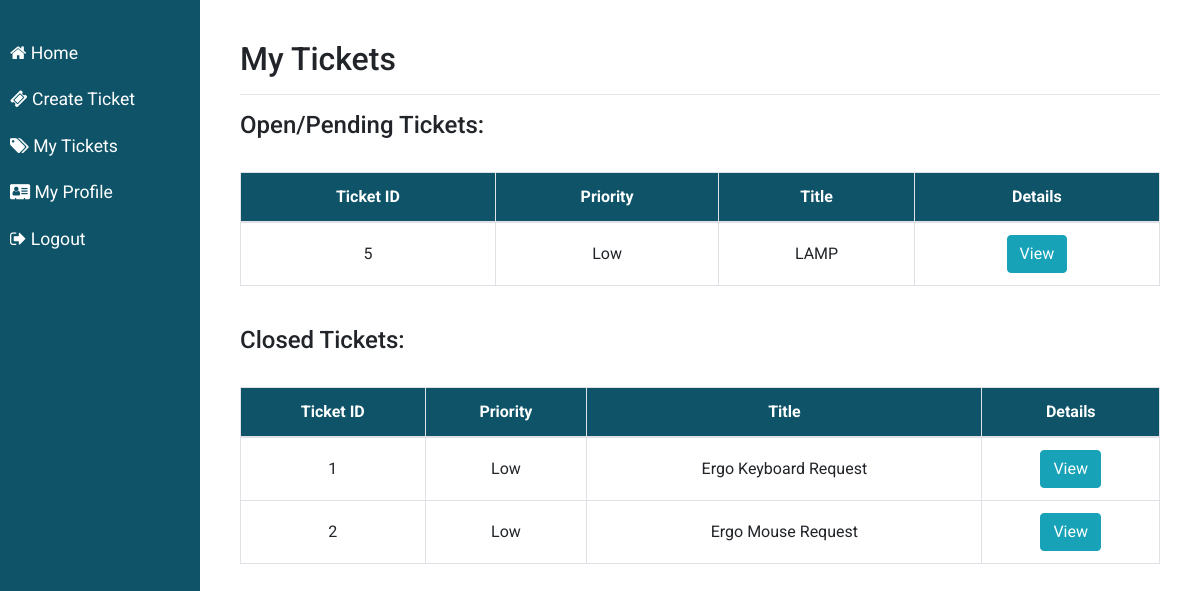
The page /version3/my_tickets.php (signed in) on the database its author committed.
### tables this page shows
CREATE TABLE `tickets` (
  `ticket_id` smallint(6) NOT NULL,
  `username` varchar(100) NOT NULL,
  `date_created` timestamp NOT NULL DEFAULT current_timestamp(),
  `priority` varchar(20) NOT NULL,
  `title` varchar(255) NOT NULL,
  `description` text NOT NULL,
  `assigned_to` varchar(100) DEFAULT NULL,
  `status` varchar(100) NOT NULL DEFAULT 'Open'
);

### version3/classes/Ticket.php (called while the page is built, shortened)
<?php
class Ticket extends Database {
    function getMyOpenTickets($con, $username) {
        $query = "SELECT ticket_id, date_created, username, priority, title, description, assigned_to, status
                FROM tickets
                WHERE username = '$username' AND status != 'Closed'
                ORDER BY status DESC ";
        if ($result = mysqli_query($con, $query)) {
            return $result;
        } else {
            $this->error = "Error processing query. " . mysqli_error($con);
            return NULL;
        }
    }
    function getMyClosedTickets($con, $username) {
        $query = "SELECT ticket_id, date_created, username, priority, title, description, assigned_to, status
                FROM tickets
                WHERE username = '$username' AND status = 'Closed' ";
        if ($result = mysqli_query($con, $query)) {
            return $result;
        } else {
            $this->error = "Error processing query. " . mysqli_error($con);
            return NULL;
        }
    }
}

### version3/my_tickets.php (the view, shortened to what this page needs)
<?php
require_once('functions.php');
?>
<!DOCTYPE html>
<html>
<head>
    <link rel="stylesheet" href="https://maxcdn.bootstrapcdn.com/bootstrap/4.5.2/css/bootstrap.min.css">
    <link rel="stylesheet" href="https://cdnjs.cloudflare.com/ajax/libs/font-awesome/4.7.0/css/font-awesome.min.css">
    <link rel="stylesheet" href="styles/stylesheet.css">
</head>
  <body>
    <div class="wrapper">
        <nav id="desktopNav">
            <ul class="list-unstyled components">
                <li><a href="index.php"><i class="fa fa-home" aria-hidden="true"></i> Home</a>
                <?php
                    if ($_SESSION['Access'] == 1) {showNonITMenu();
                    } elseif ($_SESSION['Access'] == 2) {showITSupportMenu();
                    } elseif ($_SESSION['Access'] == 3) {showITManagerMenu();}
                ?>
                <li><a href="logout.php"><i class="fa fa-sign-out" aria-hidden="true"></i> Logout</a></li>
            </ul>
        </nav>
        <div id="content">
            <h2>My Tickets</h2><hr>
            <?php
                require('classes/Ticket.php');
                $ticket = new Ticket();
                $con = $ticket->connect();
                $myOpenTickets = $ticket->getMyOpenTickets($con, $_SESSION['Username']);
                if ($myOpenTickets != NULL) {
                    echo "<h4>Open/Pending Tickets:</h4><br>";
                    echo "<table class='table table-hover table-bordered'>";
                    echo "<thead>";
                        echo "<tr>";
                            echo "<th>Ticket ID</th>";
                            echo "<th>Priority</th>";
                            echo "<th>Title</th>";
                            echo "<th>Details</th>";
                        echo "</tr>";
                    echo "</thead>";
                    echo "<tbody>";
                    while($ticketInfo = mysqli_fetch_assoc($myOpenTickets)) {
                        echo '<tr>';
                            echo '<td>'.$ticketInfo['ticket_id'].'</td>';
                            echo '<td>'.$ticketInfo['priority'].'</td>';
                            echo '<td>'.$ticketInfo['title'].'</td>';
                            echo '<td><a class="btn btn-info" data-toggle="modal" data-target="#ticketInfo"
                                data-whatever="'.$ticketInfo['ticket_id'].'">View</a></td>';
                        echo '</tr>';
                    }
                    echo '</tbody>';
                    echo '</table>';
                } else {
                    $errormsg = $ticket->getError();
                    echo '<script type="text/javascript">alert("'.$errormsg.'");</script>';
                    $con->close();
                    header("refresh:0; url=index.php");
                }
                $myClosedTickets = $ticket->getMyClosedTickets($con, $_SESSION['Username']);
                if ($myClosedTickets != NULL) {
                    echo "<br><h4>Closed Tickets:</h4><br>";
                    echo "<table class='table table-hover table-bordered'>";
                    echo "<thead>";
                        echo "<tr>";
                            echo "<th>Ticket ID</th>";
                            echo "<th>Priority</th>";
                            echo "<th>Title</th>";
                            echo "<th>Details</th>";
                        echo "</tr>";
                    echo "</thead>";
                    echo "<tbody>";
                    while($closedInfo = mysqli_fetch_assoc($myClosedTickets)) {
                        echo '<tr>';
                            echo '<td>'.$closedInfo['ticket_id'].'</td>';
                            echo '<td>'.$closedInfo['priority'].'</td>';
                            echo '<td>'.$closedInfo['title'].'</td>';
                            echo '<td><a class="btn btn-info" data-toggle="modal" data-target="#ticketInfo"
                                data-whatever="'.$closedInfo['ticket_id'].'">View</a></td>';
                        echo '</tr>';
                    }
                    echo '</tbody>';
                    echo '</table>';
                } else {
                    $errormsg = $ticket->getError();
                    echo '<script type="text/javascript">alert("'.$errormsg.'");</script>';
                    $con->close();
                    header("refresh:0; url=index.php");
                }
            ?>
        </div>
    </div>
 </body>
</html>

### version3/styles/stylesheet.css (style rules this page uses)
body { font-family: 'Roboto', sans-serif; }
.wrapper { display: flex; width: 100%; }
#desktopNav { height: 100%; width: 200px; position: fixed; z-index: 1; top: 0; left: 0; background-color: rgb(14, 83, 104); color: #fff; }
#desktopNav ul.components { padding: 30px 0; }
#desktopNav ul li a { padding: 10px; font-size: 1.1em; display: block; }
a, a:hover, a:focus { color: #fff; text-decoration: none; }
#content { width: calc(100% - 200px); padding: 40px; min-height: 100vh; transition: all 0.3s; position: absolute; top: 0; right: 0; }
.table thead th { background-color: rgb(14, 83, 104); color: white; }

### version3/my_tickets.php (style rules this page uses)
.table td, th { text-align: center; vertical-align: middle; }

### rows shown on the page
tickets: ticket_id "5", priority "Low", title "LAMP"
tickets: ticket_id "1", priority "Low", title "Ergo Keyboard Request"
tickets: ticket_id "2", priority "Low", title "Ergo Mouse Request"
